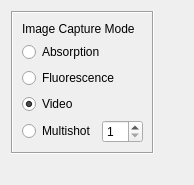
<?xml version="1.0" encoding="UTF-8"?>
<ui version="4.0">
 <class>ImageCaptureModeWidget</class>
 <widget class="QWidget" name="ImageCaptureModeWidget">
  <property name="geometry">
   <rect>
    <x>0</x>
    <y>0</y>
    <width>194</width>
    <height>185</height>
   </rect>
  </property>
  <property name="windowTitle">
   <string>Form</string>
  </property>
  <layout class="QGridLayout" name="gridLayout">
   <item row="0" column="0">
    <widget class="QFrame" name="frame">
     <property name="frameShape">
      <enum>QFrame::Box</enum>
     </property>
     <property name="frameShadow">
      <enum>QFrame::Sunken</enum>
     </property>
     <layout class="QGridLayout" name="gridLayout_2">
      <item row="1" column="0">
       <widget class="QRadioButton" name="absorption_mode_radioButton">
        <property name="text">
         <string>Absorption</string>
        </property>
        <attribute name="buttonGroup">
         <string notr="true">image_capture_buttonGroup</string>
        </attribute>
       </widget>
      </item>
      <item row="0" column="0">
       <widget class="QLabel" name="label">
        <property name="text">
         <string>Image Capture Mode</string>
        </property>
       </widget>
      </item>
      <item row="3" column="0">
       <widget class="QRadioButton" name="video_mode_radioButton">
        <property name="text">
         <string>Video</string>
        </property>
        <property name="checked">
         <bool>true</bool>
        </property>
        <attribute name="buttonGroup">
         <string notr="true">image_capture_buttonGroup</string>
        </attribute>
       </widget>
      </item>
      <item row="2" column="0">
       <widget class="QRadioButton" name="fluorescence_mode_radioButton">
        <property name="text">
         <string>Fluorescence</string>
        </property>
        <attribute name="buttonGroup">
         <string notr="true">image_capture_buttonGroup</string>
        </attribute>
       </widget>
      </item>
      <item row="4" column="0">
       <layout class="QHBoxLayout" name="horizontalLayout">
        <item>
         <widget class="QRadioButton" name="multishot_mode_radioButton">
          <property name="text">
           <string>Multishot</string>
          </property>
          <attribute name="buttonGroup">
           <string notr="true">image_capture_buttonGroup</string>
          </attribute>
         </widget>
        </item>
        <item>
         <widget class="QSpinBox" name="multishot_spinBox">
          <property name="minimum">
           <number>1</number>
          </property>
          <property name="maximum">
           <number>20</number>
          </property>
         </widget>
        </item>
       </layout>
      </item>
     </layout>
    </widget>
   </item>
   <item row="1" column="0">
    <spacer name="verticalSpacer">
     <property name="orientation">
      <enum>Qt::Vertical</enum>
     </property>
     <property name="sizeHint" stdset="0">
      <size>
       <width>0</width>
       <height>0</height>
      </size>
     </property>
    </spacer>
   </item>
   <item row="0" column="1">
    <spacer name="horizontalSpacer">
     <property name="orientation">
      <enum>Qt::Horizontal</enum>
     </property>
     <property name="sizeHint" stdset="0">
      <size>
       <width>0</width>
       <height>0</height>
      </size>
     </property>
    </spacer>
   </item>
  </layout>
 </widget>
 <resources/>
 <connections/>
 <buttongroups>
  <buttongroup name="image_capture_buttonGroup"/>
 </buttongroups>
</ui>
